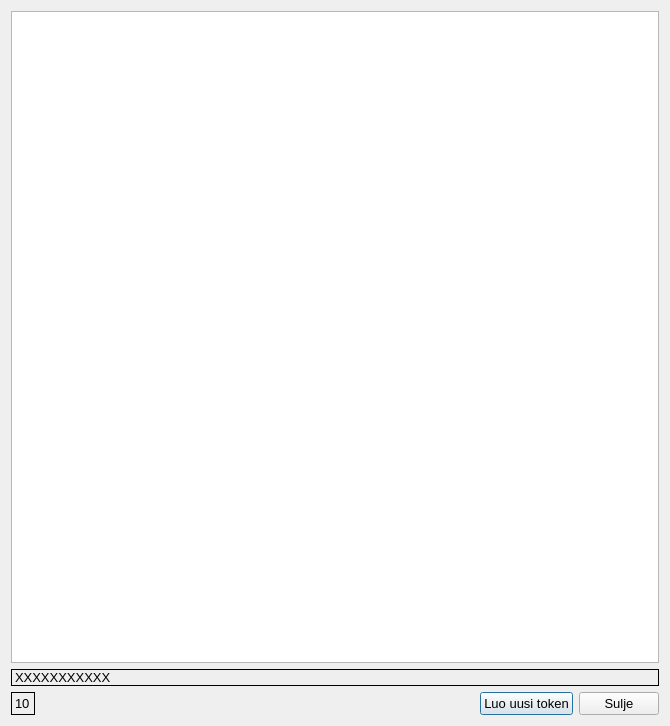
<?xml version="1.0" encoding="UTF-8"?>
<ui version="4.0">
 <class>qr_mobile_token</class>
 <widget class="QDialog" name="qr_mobile_token">
  <property name="geometry">
   <rect>
    <x>0</x>
    <y>0</y>
    <width>670</width>
    <height>726</height>
   </rect>
  </property>
  <property name="minimumSize">
   <size>
    <width>670</width>
    <height>726</height>
   </size>
  </property>
  <property name="windowTitle">
   <string>Mobiili varmenne</string>
  </property>
  <layout class="QVBoxLayout" name="verticalLayout">
   <item>
    <widget class="QGraphicsView" name="graphicsView"/>
   </item>
   <item>
    <widget class="QLabel" name="token">
     <property name="sizePolicy">
      <sizepolicy hsizetype="Preferred" vsizetype="Preferred">
       <horstretch>0</horstretch>
       <verstretch>0</verstretch>
      </sizepolicy>
     </property>
     <property name="font">
      <font>
       <pointsize>10</pointsize>
      </font>
     </property>
     <property name="frameShape">
      <enum>QFrame::Box</enum>
     </property>
     <property name="text">
      <string>XXXXXXXXXXX</string>
     </property>
    </widget>
   </item>
   <item>
    <layout class="QHBoxLayout" name="horizontalLayout">
     <item>
      <widget class="QLabel" name="time">
       <property name="sizePolicy">
        <sizepolicy hsizetype="Maximum" vsizetype="Preferred">
         <horstretch>0</horstretch>
         <verstretch>0</verstretch>
        </sizepolicy>
       </property>
       <property name="font">
        <font>
         <pointsize>10</pointsize>
        </font>
       </property>
       <property name="frameShape">
        <enum>QFrame::Box</enum>
       </property>
       <property name="text">
        <string>10</string>
       </property>
      </widget>
     </item>
     <item>
      <spacer name="horizontalSpacer">
       <property name="orientation">
        <enum>Qt::Horizontal</enum>
       </property>
       <property name="sizeHint" stdset="0">
        <size>
         <width>40</width>
         <height>20</height>
        </size>
       </property>
      </spacer>
     </item>
     <item>
      <widget class="QPushButton" name="generate_btn">
       <property name="font">
        <font>
         <pointsize>10</pointsize>
        </font>
       </property>
       <property name="text">
        <string>Luo uusi token</string>
       </property>
      </widget>
     </item>
     <item>
      <widget class="QPushButton" name="close_btn">
       <property name="font">
        <font>
         <pointsize>10</pointsize>
        </font>
       </property>
       <property name="text">
        <string>Sulje</string>
       </property>
      </widget>
     </item>
    </layout>
   </item>
  </layout>
 </widget>
 <resources/>
 <connections/>
</ui>
